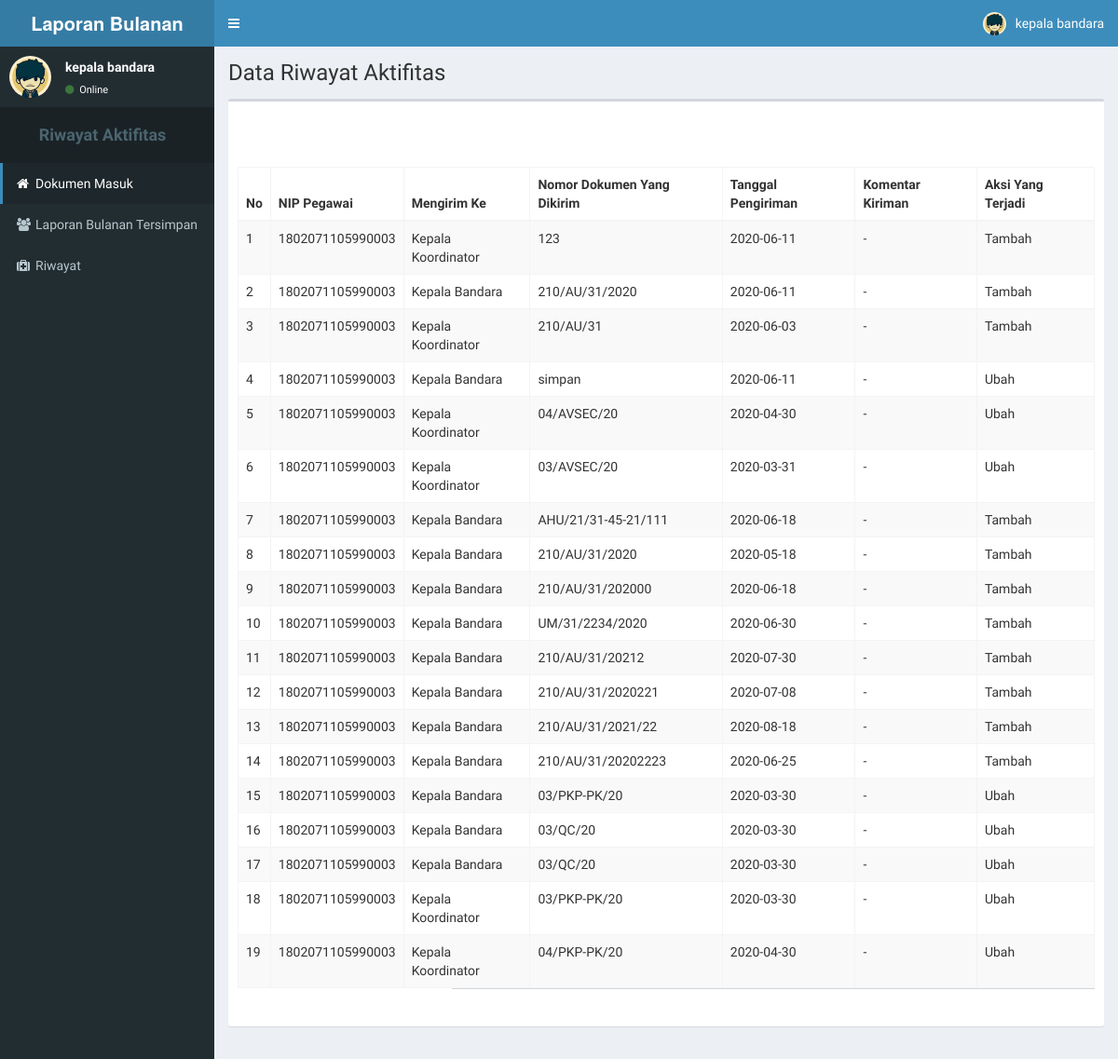
Page /kepalastaff/riwayat.php (signed in) on the committed database.
### tables this page shows
CREATE TABLE `riwayat_pengiriman` (
  `id_pengiriman` int(4) NOT NULL,
  `tanggal` date NOT NULL,
  `tujuan` varchar(30) NOT NULL,
  `status` enum('0','1','') NOT NULL,
  `komentar` varchar(1000) NOT NULL,
  `nip` varchar(20) NOT NULL,
  `nomor_dokumen` varchar(100) NOT NULL,
  `keterangan` varchar(20) NOT NULL
);

### kepalastaff/detail_tunda.php (the view, shortened to what this page needs)
<thead>
					<tr>
						<th>No</th>
                        <th>NIP Pegawai</th>
						<th>Mengirim Ke</th>
						<th>Nomor Dokumen Yang Dikirim</th>
						<th>Tanggal Pengiriman</th>
						<th>Komentar Kiriman</th>
						<th>Aksi Yang Terjadi</th>
					</tr>
				</thead>
				<tbody>
                    <?php
                        $no=0;
						$queryriwayat_pengiriman = mysqli_query ($connect, "SELECT nip, tujuan, nomor_dokumen, tanggal, komentar, keterangan FROM riwayat_pengiriman");
						while ($riwayat_pengiriman = mysqli_fetch_array ($queryriwayat_pengiriman)){
                            $no++;
							echo "
                                <tr>
									<td>$no</td>
                                    <td>$riwayat_pengiriman[nip]</td>
									<td>$riwayat_pengiriman[tujuan]</td>
									<td>$riwayat_pengiriman[nomor_dokumen]</td>
									<td>$riwayat_pengiriman[tanggal]</td>
									<td>$riwayat_pengiriman[komentar]</td>
									<td>$riwayat_pengiriman[keterangan]</td>
								</tr>";
						}
					?>
				</tbody>

### rows in the picture
riwayat_pengiriman: nip "1802071105990003", tujuan "Kepala Koordinator", nomor_dokumen "123", tanggal "2020-06-11", komentar "-", keterangan "Tambah"
riwayat_pengiriman: nip "1802071105990003", tujuan "Kepala Bandara", nomor_dokumen "210/AU/31/2020", tanggal "2020-06-11", komentar "-", keterangan "Tambah"
riwayat_pengiriman: nip "1802071105990003", tujuan "Kepala Koordinator", nomor_dokumen "210/AU/31", tanggal "2020-06-03", komentar "-", keterangan "Tambah"
riwayat_pengiriman: nip "1802071105990003", tujuan "Kepala Bandara", nomor_dokumen "simpan", tanggal "2020-06-11", komentar "-", keterangan "Ubah"
riwayat_pengiriman: nip "1802071105990003", tujuan "Kepala Koordinator", nomor_dokumen "04/AVSEC/20", tanggal "2020-04-30", komentar "-", keterangan "Ubah"
riwayat_pengiriman: nip "1802071105990003", tujuan "Kepala Koordinator", nomor_dokumen "03/AVSEC/20", tanggal "2020-03-31", komentar "-", keterangan "Ubah"
riwayat_pengiriman: nip "1802071105990003", tujuan "Kepala Bandara", nomor_dokumen "AHU/21/31-45-21/111", tanggal "2020-06-18", komentar "-", keterangan "Tambah"
riwayat_pengiriman: nip "1802071105990003", tujuan "Kepala Bandara", nomor_dokumen "210/AU/31/2020", tanggal "2020-05-18", komentar "-", keterangan "Tambah"
riwayat_pengiriman: nip "1802071105990003", tujuan "Kepala Bandara", nomor_dokumen "210/AU/31/202000", tanggal "2020-06-18", komentar "-", keterangan "Tambah"
riwayat_pengiriman: nip "1802071105990003", tujuan "Kepala Bandara", nomor_dokumen "UM/31/2234/2020", tanggal "2020-06-30", komentar "-", keterangan "Tambah"
riwayat_pengiriman: nip "1802071105990003", tujuan "Kepala Bandara", nomor_dokumen "210/AU/31/20212", tanggal "2020-07-30", komentar "-", keterangan "Tambah"
riwayat_pengiriman: nip "1802071105990003", tujuan "Kepala Bandara", nomor_dokumen "210/AU/31/2020221", tanggal "2020-07-08", komentar "-", keterangan "Tambah"
riwayat_pengiriman: nip "1802071105990003", tujuan "Kepala Bandara", nomor_dokumen "210/AU/31/2021/22", tanggal "2020-08-18", komentar "-", keterangan "Tambah"
riwayat_pengiriman: nip "1802071105990003", tujuan "Kepala Bandara", nomor_dokumen "210/AU/31/20202223", tanggal "2020-06-25", komentar "-", keterangan "Tambah"
riwayat_pengiriman: nip "1802071105990003", tujuan "Kepala Bandara", nomor_dokumen "03/PKP-PK/20", tanggal "2020-03-30", komentar "-", keterangan "Ubah"
riwayat_pengiriman: nip "1802071105990003", tujuan "Kepala Bandara", nomor_dokumen "03/QC/20", tanggal "2020-03-30", komentar "-", keterangan "Ubah"
riwayat_pengiriman: nip "1802071105990003", tujuan "Kepala Bandara", nomor_dokumen "03/QC/20", tanggal "2020-03-30", komentar "-", keterangan "Ubah"
riwayat_pengiriman: nip "1802071105990003", tujuan "Kepala Koordinator", nomor_dokumen "03/PKP-PK/20", tanggal "2020-03-30", komentar "-", keterangan "Ubah"
riwayat_pengiriman: nip "1802071105990003", tujuan "Kepala Koordinator", nomor_dokumen "04/PKP-PK/20", tanggal "2020-04-30", komentar "-", keterangan "Ubah"

### other values in the picture
$_SESSION['role'] "kepala bandara"
